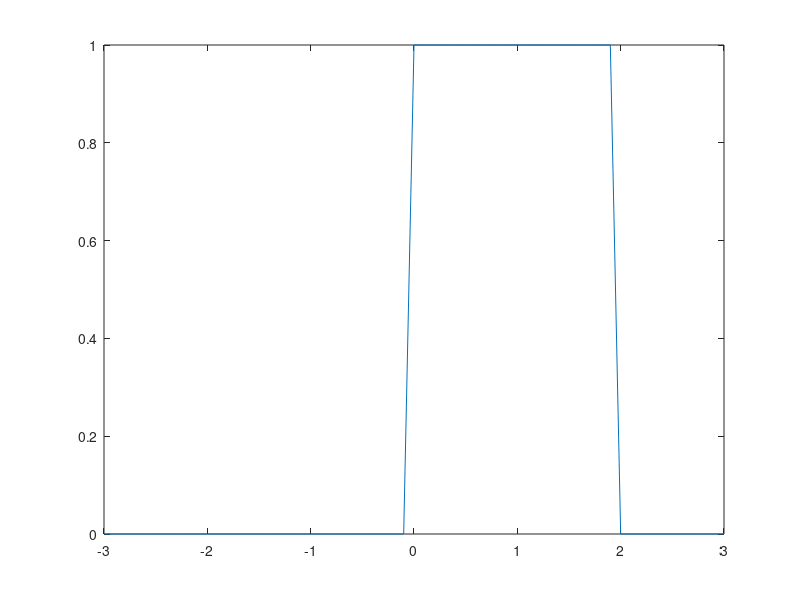
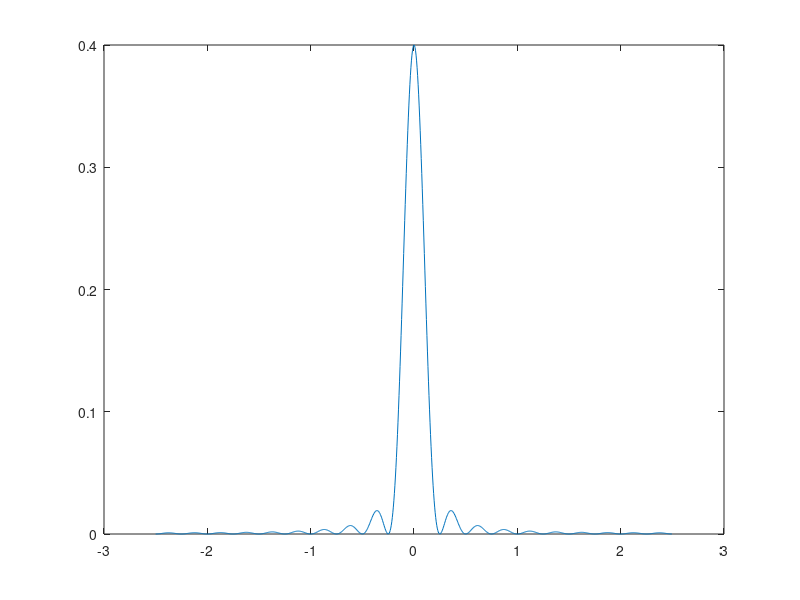

Write the MATLAB code that produced these figures, in order.
Fs=10;
t=-3:1/Fs:3;
x=((t>=0).*(t<2))
plot(t,x)
N=1000; % N points for frequency computation
fx=fftshift(fft(x,N))/sqrt(N);
fx=fx.*conj(fx);
 % frequency axis
f=(-N/2:N/2-1)*Fs/(2*N);
figure; plot(f,fx);